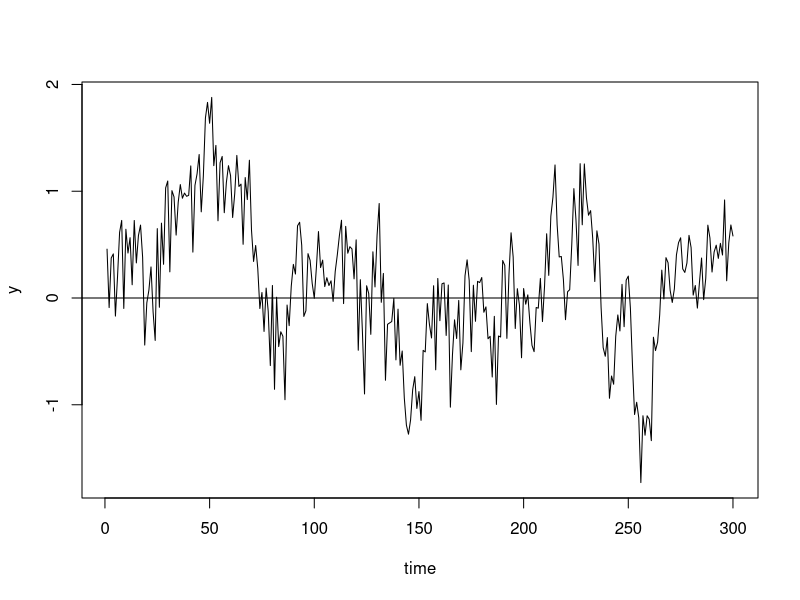
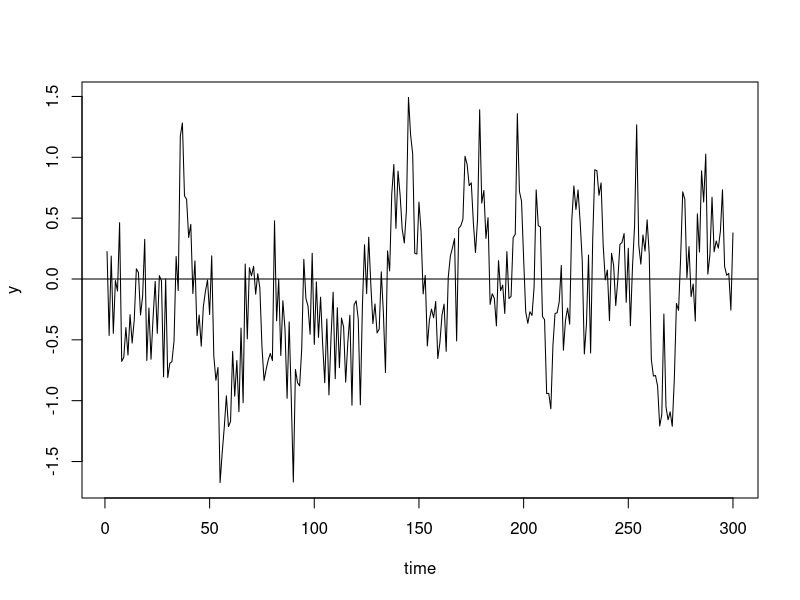
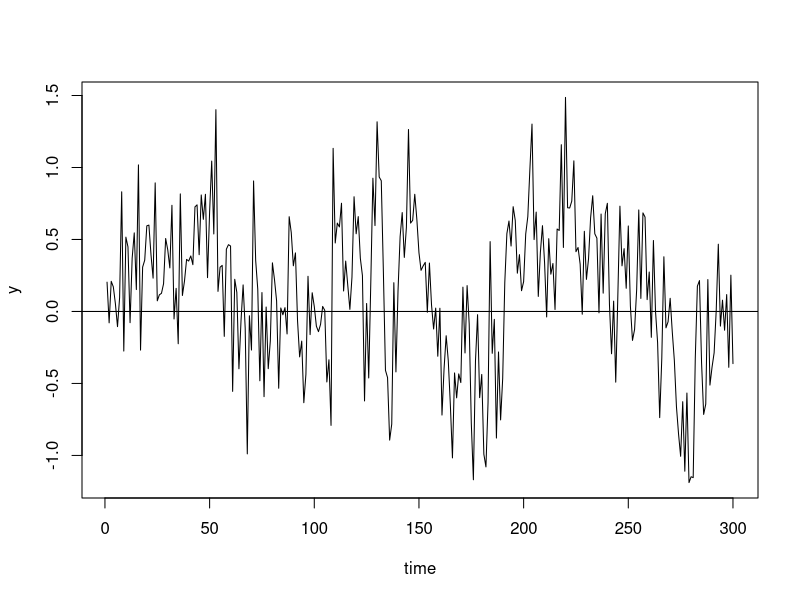
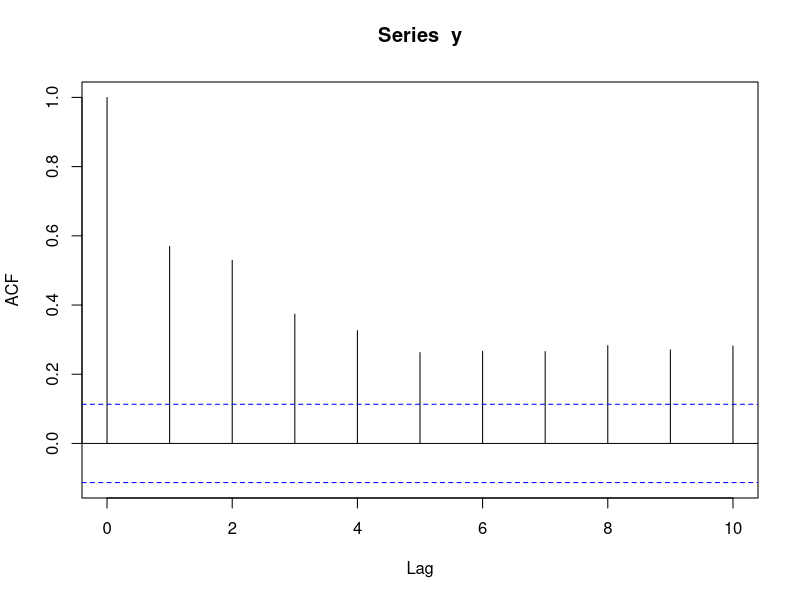
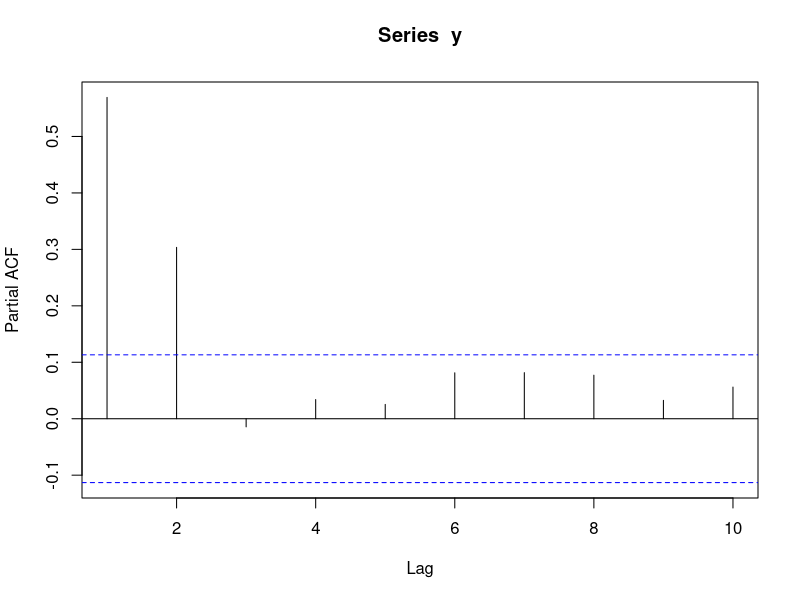
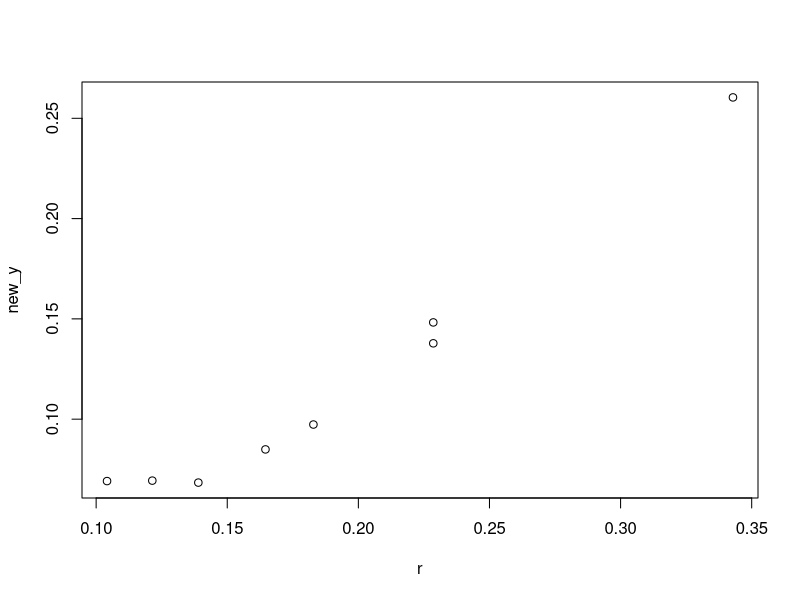

The R source for these figures, in order:
## ---- chunk 1
n = 300 
xt = c(0:(n - 1))
eps = rnorm(n, 0, 0.4)
x = cumsum(eps)
y = eps
alpha1 = 0.4
alpha2 = 0.4
for (i in c(3:n)) {
  y[i] = alpha1*y[i-1] + alpha2*y[i-2] + eps[i]
}
plot(y, type = 'l', xlab = 'time', ylab = 'y')
abline(h = 0)
## ---- chunk 2
n = 300 
xt = c(0:(n - 1))
eps = rnorm(n, 0, 0.4)
x = cumsum(eps)
y = eps
alpha1 = 0.4
alpha2 = 0.4
for (i in c(3:n)) {
  y[i] = alpha1*y[i-1] + alpha2*y[i-2] + eps[i]
}
plot(y, type = 'l', xlab = 'time', ylab = 'y')
abline(h = 0)
## ---- chunk 3
n = 300 
xt = c(0:(n - 1))
eps = rnorm(n, 0, 0.4)
x = cumsum(eps)
y = eps
alpha1 = 0.4
alpha2 = 0.4
for (i in c(3:n)) {
  y[i] = alpha1*y[i-1] + alpha2*y[i-2] + eps[i]
}
plot(y, type = 'l', xlab = 'time', ylab = 'y')
abline(h = 0)
## ---- chunk 4
set.seed(45678)
acf(y, lag = 10)
acf(y, lag = 10, type = 'partial')
## ---- chunk 5
yy = acf(y, lag = 7, type = c('covariance'), plot = FALSE)
r = rep(0, 8)
# By Yule Walker equations, we can solve r(0), r(1), and r(2).
r[1] = 12/35
r[2] = 8/35
r[3] = 8/35
for (i in c(4:8)) {
  r[i] = alpha1 * r[i-1] + alpha2 * r[i-2]
}
#true values
r
# estimation of autocorrelation
new_y = yy$acf
new_y
plot(r, new_y)
